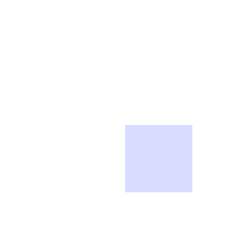
Frame 1 (no input)
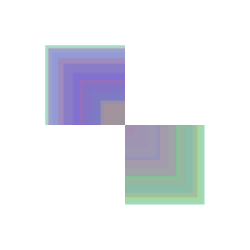
Frame 60 (the mouse pressed at the canvas centre just before this capture)
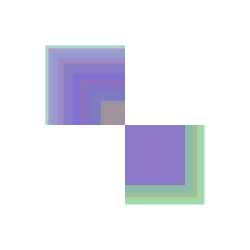
Frame 120 (the mouse held since frame 60 and released just before this capture)

The Processing sketch that drew these frames (run headless with seeded random() and noise(); from frame 60 on, the mouse is pressed at the canvas centre):

// Processing sketch: processing_24449
// ── processing_24449.pde

int counter;

void setup() {  //setup function called initially, only once
  size(250, 250);
  background(255);  //set background white
  colorMode(HSB);   //set colors to Hue, Saturation, Brightness mode
  counter = 0;
}

void draw() {  //draw function loops 
  counter++;
  noStroke();
  fill(random(255),200,255,50);
  
  if(mousePressed == true) { //add some interaction
    rect(mouseX, mouseY, 60, 60);
  }
  else {
    rect(width/2, height/2, 80*sin(counter), 80*sin(counter));
  }
}

                
                                
